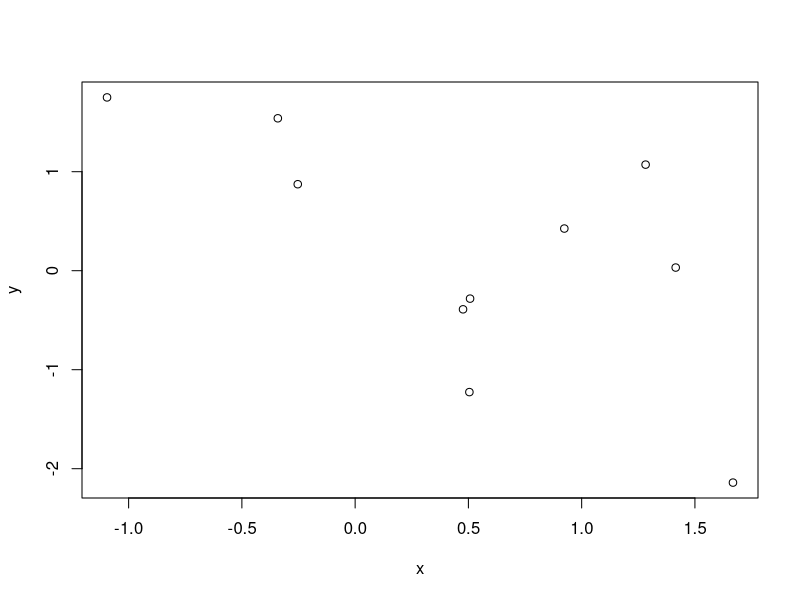
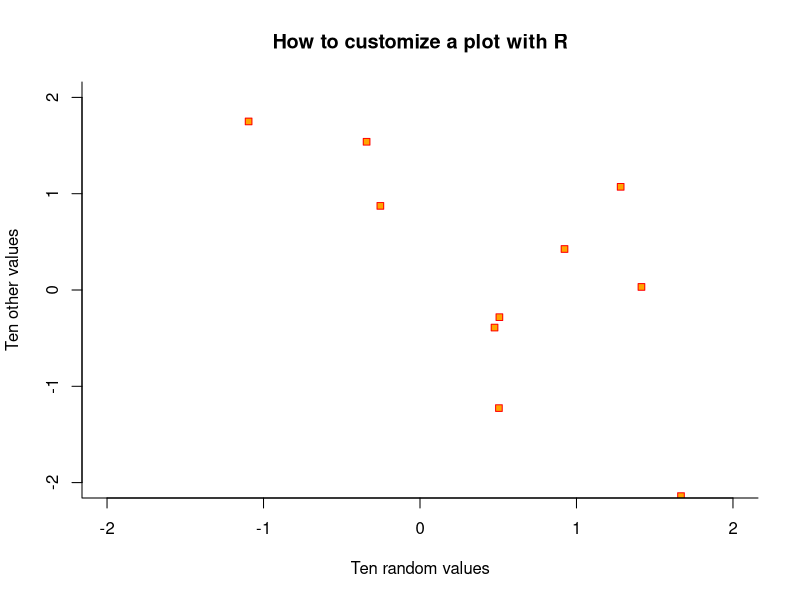
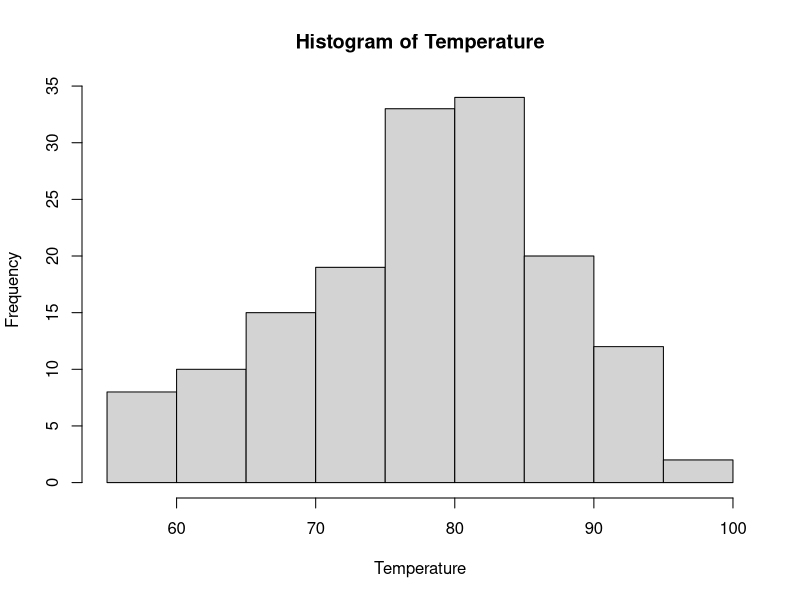
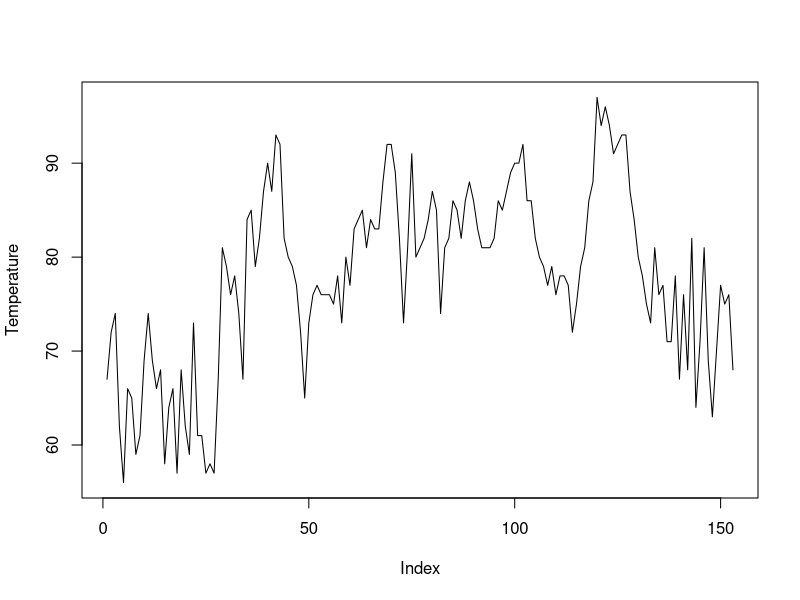
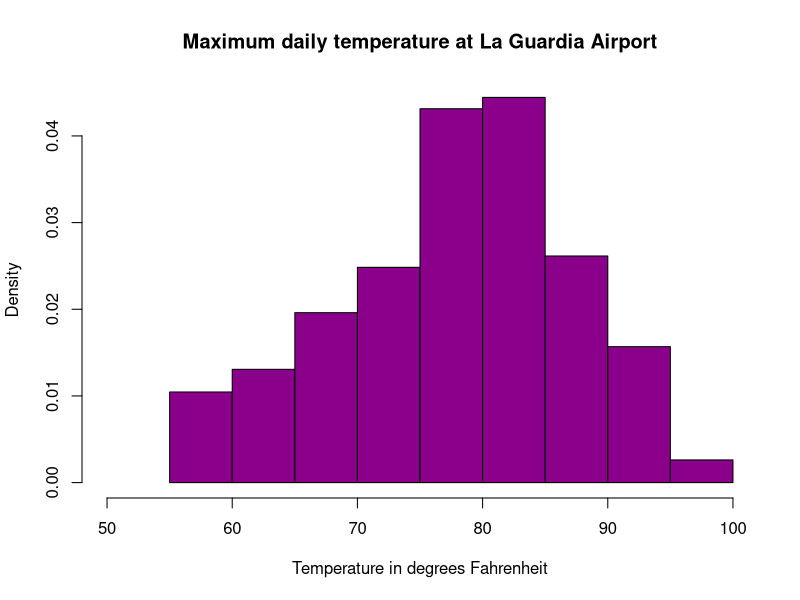
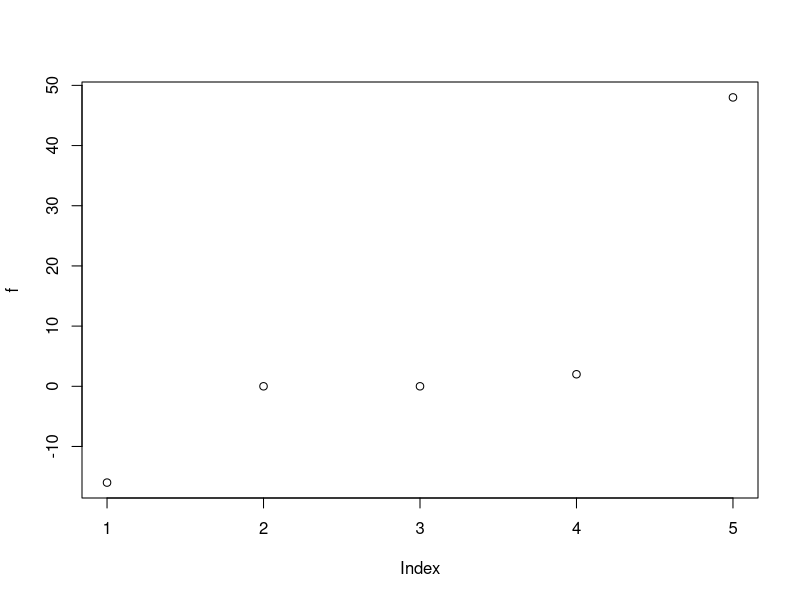
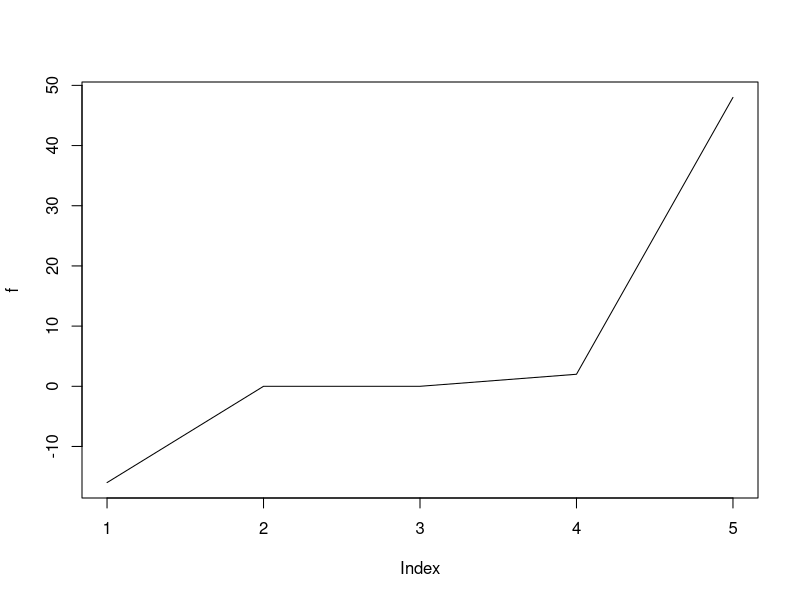
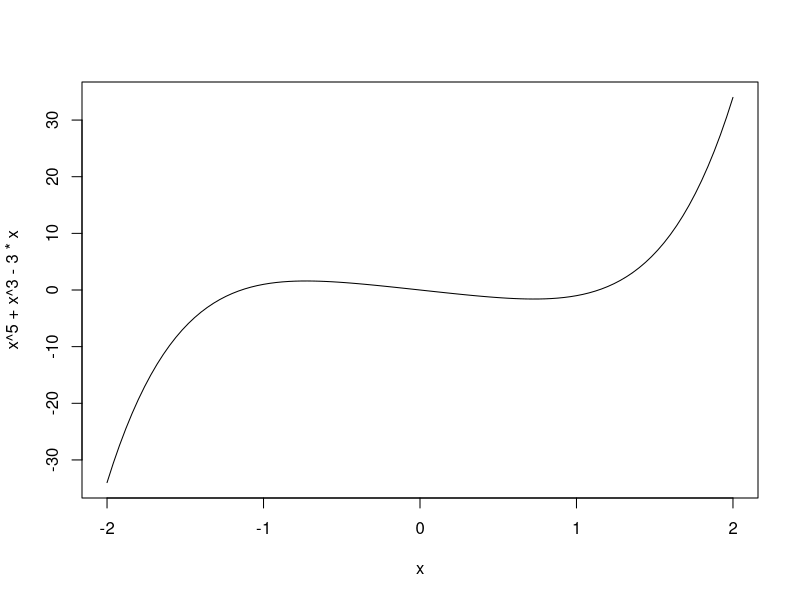

Source code (R) for these figures, in order:
#rnorm Normal distributions on special spaces
# rnorm() is used for generating a vector of  random numbers with a normal distribution
#pch=18 

x <- rnorm(10)
y <- rnorm(10)
plot(x,y)
plot(x, y, xlab="Ten random values", ylab="Ten other values", 
     xlim=c(-2,2), ylim=c(-2, 2), pch=22, col="red", bg="orange",
     bty="l", main="How to customize a plot with R")

#ex2
Temperature <- airquality$Temp
hist(Temperature)
plot(Temperature, type="l", lty=1)

#histogram with added parameters
hist(Temperature, main="Maximum daily temperature at La Guardia Airport",
     xlab="Temperature in degrees Fahrenheit",
     xlim=c(50, 100),
     col="darkmagenta",
     freq=FALSE
     )

#ex3
x = c(-2:2)
f = x^5+x^3*x
f
plot(f)
plot(f, type="l", lty=1)

#"p” for points
# “l” for lines
# “b” for both points and lines
# “c” for empty points joined by lines
# “o” for overplotted points and lines
# “s” and “S” for stair steps
# “n” does not produce any points or lines

#ex3.1
x = c(-2:2)
f = curve(x^5+x^3-3*x,-2,2)
plot(f)
plot(f, type="l", lty=1)